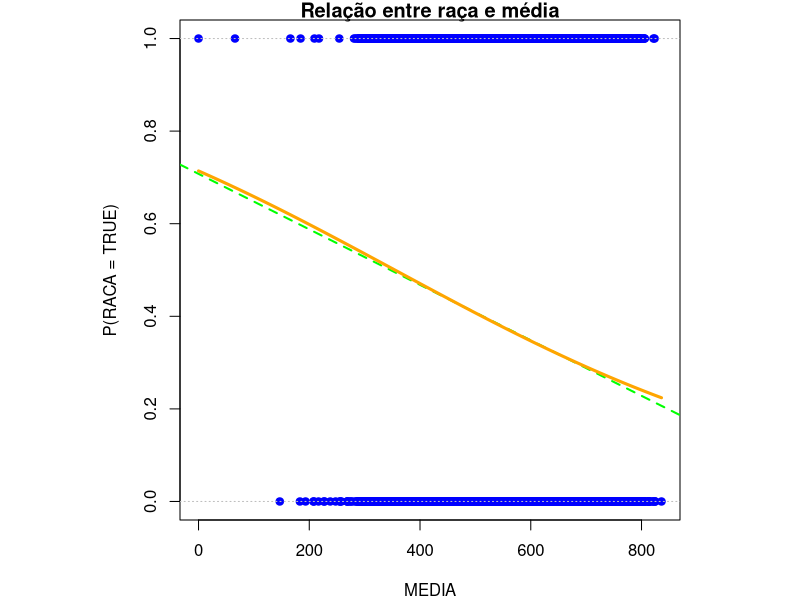
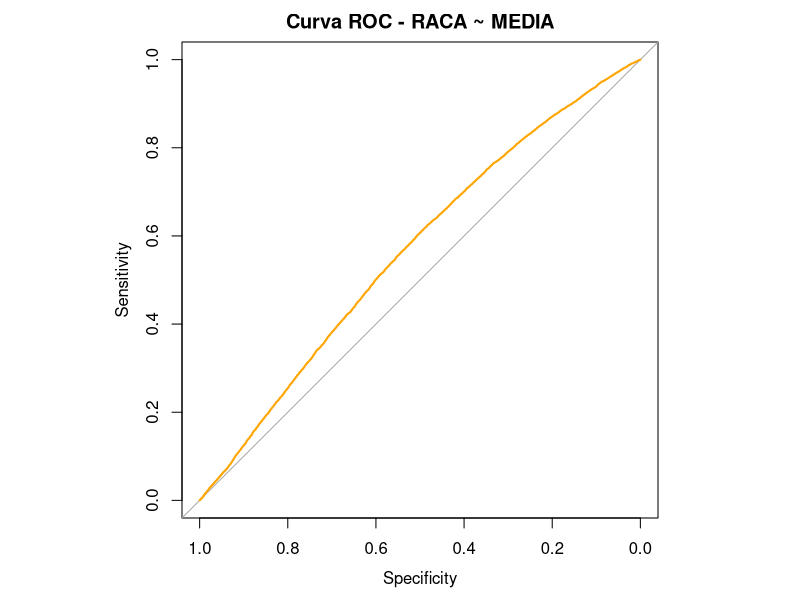

Generate these figures, in order, with R:
# Importa a base de dados do ENEM usando ponto e vírgula como separador  
dataset <- read.csv("dados-enem-2021-2025.csv", header = TRUE, sep = ";")  
  
# Seleciona as cinco notas do ENEM que serão utilizadas nos cálculos  
colunas_int <- c("NU_NOTA_CN", "NU_NOTA_CH", "NU_NOTA_LC", "NU_NOTA_MT", "NU_NOTA_REDACAO")  
  
# Troca vírgula por ponto e converte as notas para valores numéricos  
dataset[colunas_int] <- lapply(  
  dataset[colunas_int],  
  function(x) as.numeric(gsub(",", ".", x))  
)  
  
# Seleciona as colunas que devem ser tratadas como texto  
colunas_char <- c("NU_ANO", "TP_COR_RACA", "CO_MUNICIPIO_PROVA")  
  
# Converte as colunas selecionadas para o tipo character  
dataset[colunas_char] <- lapply(  
  dataset[colunas_char],  
  as.character  
)  
  
# Calcula a média das cinco notas do ENEM para cada participante  
dataset$MEDIA <- rowMeans(  
  dataset[, c(  
    "NU_NOTA_CN",  
    "NU_NOTA_CH",  
    "NU_NOTA_LC",  
    "NU_NOTA_MT",  
    "NU_NOTA_REDACAO"  
  )]  
)  
  
# Mantém somente as categorias de cor/raça de 1 a 5  
dataset <- subset(dataset, TP_COR_RACA %in% 1:5)  
  
# Transforma a variável em binária:  
# categoria 1 = FALSE; categorias 2 a 5 = TRUE  
dataset$RACA <- ifelse(dataset$TP_COR_RACA == 1, FALSE, TRUE)  

# Remove as linhas que possuem pelo menos um valor ausente
dataset <- na.omit(dataset)
  
# Configura o gráfico  
par(mar = c(4, 4, 1, 1), pty = "s")  
  
# Ajuste do modelo logístico e odds ratio  
m <- glm(RACA ~ MEDIA, data = dataset, family = binomial)  
summary(m); exp(coef(m))  
  
# Mostra os valores observados de RACA em função da MEDIA  
plot(dataset$MEDIA, as.numeric(dataset$RACA),  
     pch = 19, col = "blue",  
     xlab = "MEDIA",  
     ylab = "P(RACA = TRUE)",  
     main = "Relação entre raça e média")  
  
# Adiciona uma reta linear apenas como referência visual  
abline(lm(as.numeric(RACA) ~ MEDIA, data = dataset),  
       col = "green", lwd = 2, lty = 2)  
  
# Cria valores de MEDIA para desenhar a curva logística  
s <- seq(min(dataset$MEDIA, na.rm = TRUE),  
         max(dataset$MEDIA, na.rm = TRUE),  
         length = 200)  
  
# Calcula e desenha as probabilidades previstas pelo modelo logístico  
lines(s,  
      predict(m, newdata = data.frame(MEDIA = s), type = "response"),  
      col = "orange", lwd = 3)  
  
abline(h = c(0,1), col ="gray", lty = 3)  
  
# Previsão probabilidade de ser de uma raça vulnerável socialmente  
# De acordo com a média, criando matriz de confusão  
p <- predict(m, type = "response")  
  
# Cria os limiares de classificação  
limiares <- c(0.3, 0.5, 0.7)  
  
for (limiar in limiares){  
    yhat <- as.integer(p > limiar) # Limiar que o modelo usará para classificar 
    
    # Matriz de confusão para cada limiar  
    print(paste("Limiar:", limiar))  
    print(table(real = dataset$RACA[!is.na(dataset$MEDIA)], previsto = yhat))  
}  

# Teste de curva AUC
install.packages("pROC")
library(pROC)
roc_m <- roc(dataset$RACA, p)
auc(roc_m)
plot(roc_m, col = "orange", lwd = 2, main = "Curva ROC - RACA ~ MEDIA")
limiar_ideal <- coords(roc_m, "best", best.method = "youden")

# 1) Divide os dados em 70% para treinamento e 30% para teste 
set.seed(1)  
itr <- sample(nrow(dataset), round(0.7 * nrow(dataset)))  
tr <- dataset[itr,]; te <- dataset[-itr,]  

# 2) Ajusta dois modelos usando apenas os dados de treinamento 
m1 <- glm(RACA ~ MEDIA, data = tr, family = binomial)  
m2 <- glm(RACA ~ MEDIA + Q020, data = tr, family = binomial)  

# 3) Compara os modelos nos dados de teste usando o RMSE 
mse <- function(m, d) mean((as.numeric(d$RACA) - predict(m, d, type = "response"))^2)  
sqrt(c(m1 = mse(m1, te), m2 = mse(m2, te)))
